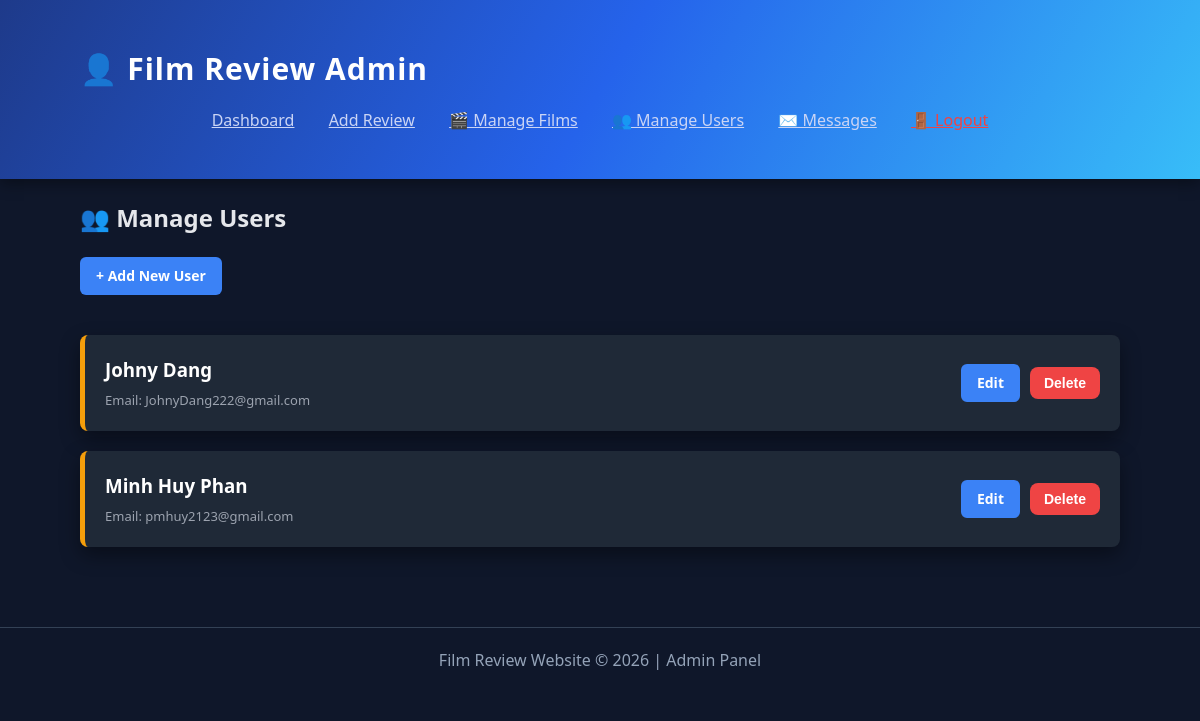
Screenshot of /admin/users.php (signed in) with the database file from the repository.
### tables this page shows
CREATE TABLE
  `reviewer` (
    `id` int (11) NOT NULL,
    `name` varchar(255) DEFAULT NULL,
    `email` varchar(255) DEFAULT NULL
  );

### admin/users.php (called while the page is built, shortened)
<?php
include '../includes/DatabaseConnection.php';
include '../includes/DatabaseFunctions.php';
$reviewers = getReviewers($pdo);
?>
<?php
include '../admin/admin_templated/admin_users.html.php';
include '../admin/admin_templated/admin_layout.html.php';
?>

### includes/DatabaseFunctions.php (called while the page is built, shortened)
<?php
function getReviewers($pdo)
{
    $sql = "SELECT * FROM reviewer WHERE name != 'Admin'";
    $query = $pdo->query($sql);
    return $query->fetchAll();
}

### admin/admin_templated/admin_users.html.php (the view, shortened to what this page needs)
<h2>👥 Manage Users</h2>
<a href="adduser.php" class="btn-edit" style="display:inline-block; margin-bottom: 20px;">+ Add New User</a>
<div class="admin-review-list">
    <?php foreach ($reviewers as $user): ?>
        <blockquote class="review-item admin-card">
            <div class="review-content">
                <h3 style="color: white; margin-bottom: 5px;"><?= htmlspecialchars($user['name']) ?></h3>
                <small class="review-meta">Email: <?= htmlspecialchars($user['email']) ?></small>
            </div>
            <div class="review-actions">
                <a class="btn-edit" href="edituser.php?id=<?= $user['id'] ?>">Edit</a>
                <form action="users.php" method="post" class="delete-form">
                    <input class="btn-delete" type="submit" value="Delete">
                </form>
            </div>
        </blockquote>
    <?php endforeach; ?>
</div>

### admin/style.css (style rules this page uses)
* { margin: 0; padding: 0; box-sizing: border-box; }
body { font-family: "Segoe UI", Arial, sans-serif; background: #0f172a; color: #e5e7eb; line-height: 1.6; }
blockquote { background: #1f2937; padding: 20px; margin: 20px 0; border-radius: 12px; box-shadow: 0 8px 20px rgba(0, 0, 0, 0.4); transition: 0.3s; border-left: 4px solid #3b82f6; }
small { color: #94a3b8; }
button, input[type="submit"] { background: linear-gradient(135deg, #6366f1, #22c55e); border: none; padding: 8px 14px; color: white; border-radius: 8px; cursor: pointer; font-size: 14px; transition: 0.3s; margin-top: 20px; }
a { color: #60a5fa; font-weight: 500; }
form { margin-top: 15px; }
h2 { margin-bottom: 20px; }
.review-item { display: flex; align-items: center; gap: 20px; background: #1f2937; padding: 20px; margin-bottom: 20px; border-radius: 8px; border-left: 5px solid #f59e0b; box-shadow: 0 8px 20px rgba(0, 0, 0, 0.4); }
.review-content { flex: 1; }
.review-meta { color: #9ca3af; font-size: 13px; display: block; }
.review-actions { display: flex; gap: 10px; align-items: center; }
.btn-edit, .btn-delete { padding: 8px 16px; border-radius: 6px; font-size: 14px; font-weight: 600; cursor: pointer; text-decoration: none; color: white; border: none; }
.btn-edit { background: #3b82f6; }
form.delete-form { background: transparent; border: none; padding: 0; margin: 0; box-shadow: none; }
form.delete-form input[type="submit"].btn-delete { margin: 0; background: #ef4444; }

### rows the page displays
reviewer: name "Johny Dang", email "JohnyDang222@gmail.com"
reviewer: name "Minh Huy Phan", email "pmhuy2123@gmail.com"
